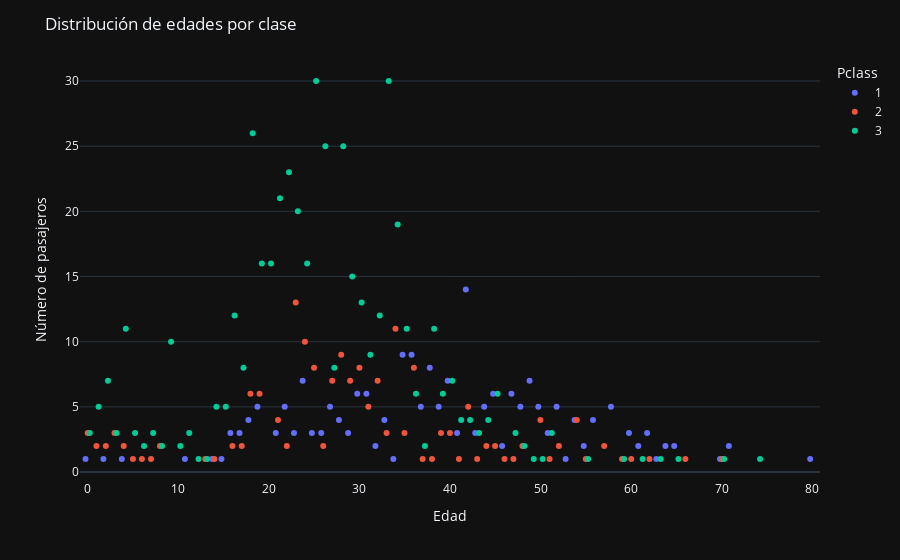

Here is the notebook cell this chart was saved with:
### Code cell
edad_clases = titanic.groupby('Pclass')['Age'].value_counts().reset_index(name='count')
# edad_clases.columns=['Pclass','Age', 'count']
fig = px.strip(edad_clases, x="Age", y="count", template="plotly_dark", color='Pclass')

fig.update_layout(
    title='Distribución de edades por clase',
    xaxis=dict(title='Edad'),
    yaxis=dict(title='Número de pasajeros')
)

fig.show()

### Figure 1 — Plotly figure (JSON) as saved in the notebook; plotly's stock layout.template omitted (floating-point values rounded to 4 significant figures)
{"data": [{"alignmentgroup": "True", "boxpoints": "all", "fillcolor": "rgba(255,255,255,0)", "hoveron": "points", "hovertemplate": "Pclass=1<br>Age=%{x}<br>count=%{y}<extra></extra>", "legendgroup": "1", "line": {"color": "rgba(255,255,255,0)"}, "marker": {"color": "#636efa"}, "name": "1", "offsetgroup": "1", "orientation": "v", "pointpos": 0, "showlegend": true, "type": "box", "x": [42, 35, 36, 38, 24, 49, 40, 45, 31, 30, 47, 37, 39, 19, 44, 52, 27, 58, 48, 22, 50, 28, 18, 33, 54, 56, 29, 26, 25, 62, 60, 23, 51, 16, 17, 41, 21, 43, 32, 55, 46, 61, 64, 71, 65, 0, 4, 11, 14, 15, 34, 53, 63, 70, 80, 2], "x0": " ", "xaxis": "x", "y": [14, 9, 9, 8, 7, 7, 7, 6, 6, 6, 6, 5, 5, 5, 5, 5, 5, 5, 5, 5, 5, 4, 4, 4, 4, 4, 3, 3, 3, 3, 3, 3, 3, 3, 3, 3, 3, 3, 2, 2, 2, 2, 2, 2, 2, 1, 1, 1, 1, 1, 1, 1, 1, 1, 1, 1], "y0": " ", "yaxis": "y"}, {"alignmentgroup": "True", "boxpoints": "all", "fillcolor": "rgba(255,255,255,0)", "hoveron": "points", "hovertemplate": "Pclass=2<br>Age=%{x}<br>count=%{y}<extra></extra>", "legendgroup": "2", "line": {"color": "rgba(255,255,255,0)"}, "marker": {"color": "#EF553B"}, "name": "2", "offsetgroup": "2", "orientation": "v", "pointpos": 0, "showlegend": true, "type": "box", "x": [23, 34, 24, 28, 25, 36, 30, 27, 32, 29, 19, 18, 31, 42, 50, 54, 21, 0, 40, 39, 3, 35, 33, 22, 57, 1, 16, 26, 8, 4, 2, 17, 44, 45, 48, 52, 14, 5, 6, 7, 13, 37, 38, 41, 43, 46, 47, 51, 55, 59, 60, 62, 66, 70], "x0": " ", "xaxis": "x", "y": [13, 11, 10, 9, 8, 8, 8, 7, 7, 7, 6, 6, 5, 5, 4, 4, 4, 3, 3, 3, 3, 3, 3, 2, 2, 2, 2, 2, 2, 2, 2, 2, 2, 2, 2, 2, 1, 1, 1, 1, 1, 1, 1, 1, 1, 1, 1, 1, 1, 1, 1, 1, 1, 1], "y0": " ", "yaxis": "y"}, {"alignmentgroup": "True", "boxpoints": "all", "fillcolor": "rgba(255,255,255,0)", "hoveron": "points", "hovertemplate": "Pclass=3<br>Age=%{x}<br>count=%{y}<extra></extra>", "legendgroup": "3", "line": {"color": "rgba(255,255,255,0)"}, "marker": {"color": "#00cc96"}, "name": "3", "offsetgroup": "3", "orientation": "v", "pointpos": 0, "showlegend": true, "type": "box", "x": [25, 33, 18, 28, 26, 22, 21, 23, 34, 20, 19, 24, 29, 30, 16, 32, 4, 35, 38, 9, 31, 27, 17, 40, 2, 39, 45, 36, 14, 15, 1, 41, 42, 44, 3, 11, 7, 5, 51, 0, 43, 47, 6, 8, 10, 48, 37, 49, 50, 59, 61, 63, 65, 70, 55, 13, 12, 74], "x0": " ", "xaxis": "x", "y": [30, 30, 26, 25, 25, 23, 21, 20, 19, 16, 16, 16, 15, 13, 12, 12, 11, 11, 11, 10, 9, 8, 8, 7, 7, 6, 6, 6, 5, 5, 5, 4, 4, 4, 3, 3, 3, 3, 3, 3, 3, 3, 2, 2, 2, 2, 2, 1, 1, 1, 1, 1, 1, 1, 1, 1, 1, 1], "y0": " ", "yaxis": "y"}], "layout": {"boxmode": "group", "legend": {"title": {"text": "Pclass"}, "tracegroupgap": 0}, "margin": {"t": 60}, "title": {"text": "Distribución de edades por clase"}, "xaxis": {"anchor": "y", "domain": [0, 1], "title": {"text": "Edad"}}, "yaxis": {"anchor": "x", "domain": [0, 1], "title": {"text": "Número de pasajeros"}}}}
